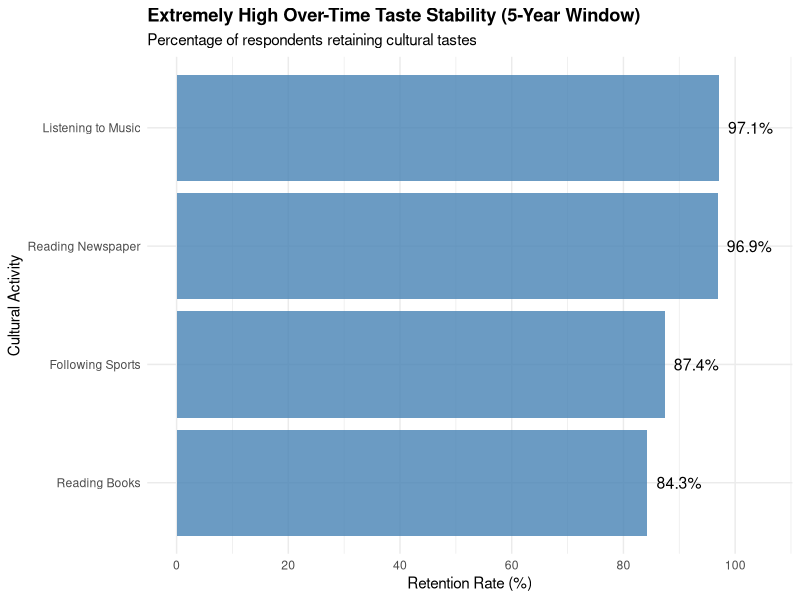

The R source for this figure:
library(ggplot2)
library(dplyr)
library(tidyr)
library(broom)

# Just the 4 valid ones
retention_data <- data.frame(
  Activity = c("Listening to Music", "Reading Newspaper", "Following Sports", "Reading Books"),
  Retention_Rate = c(97.1, 96.9, 87.4, 84.3)
)

p1 <- ggplot(retention_data, aes(x = reorder(Activity, Retention_Rate), y = Retention_Rate)) +
  geom_col(fill = "steelblue", alpha = 0.8) +
  geom_text(aes(label = paste0(Retention_Rate, "%")), hjust = -0.2, size = 4) +
  coord_flip() +
  scale_y_continuous(limits = c(0, 105), breaks = seq(0, 100, 20)) +
  labs(
    title = "Extremely High Over-Time Taste Stability (5-Year Window)",
    subtitle = "Percentage of respondents retaining cultural tastes",
    x = "Cultural Activity",
    y = "Retention Rate (%)"
  ) +
  theme_minimal() +
  theme(plot.title = element_text(face = "bold"))

ggsave("tex/taste_retention.png", p1, width = 8, height = 3)
